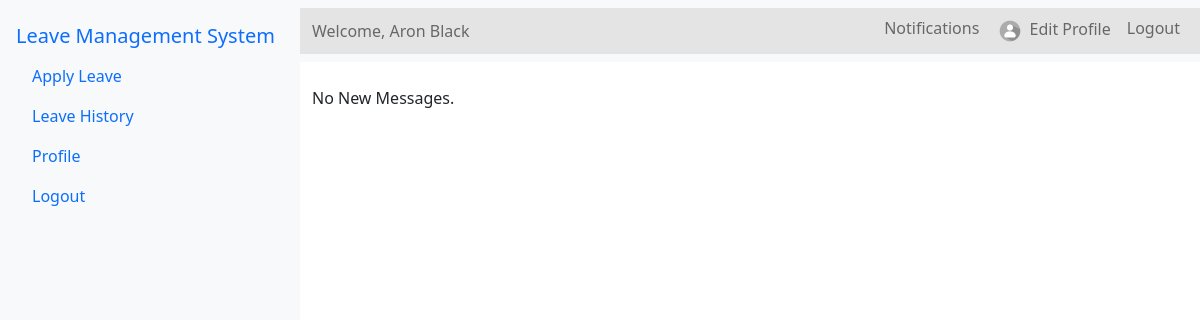
Before: /Source/employee/notification.php (signed in) with the older database file.
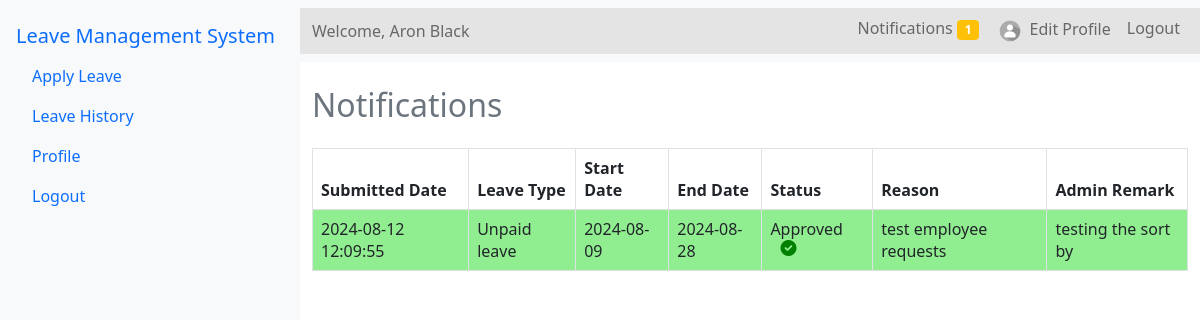
After: the same page with the newer database file.
### tables this page shows
CREATE TABLE `leave_list` (
  `E_id` int(11) NOT NULL,
  `leave_id` int(11) NOT NULL,
  `E_name` varchar(100) NOT NULL,
  `Leave_type` varchar(100) NOT NULL,
  `Start` varchar(100) NOT NULL,
  `End` varchar(100) NOT NULL,
  `Status` varchar(100) NOT NULL,
  `Comment` varchar(1000) NOT NULL,
  `A_id` int(11) NOT NULL,
  `a_remark` varchar(1000) NOT NULL,
  `seen` int(11) NOT NULL,
  `submission_date` datetime DEFAULT current_timestamp()
);

### Source/employee/notification.php (the view, shortened to what the changed rows need)
<?php
include '../config.php';
$email = $_SESSION['email'];
$stml = $conn->prepare("SELECT E_id, E_name FROM employees WHERE E_email = ?");
$stml->bind_param("s", $email);
$stml->execute();
$stml->store_result();
$stml->bind_result($id, $name);
$notification_query = "SELECT COUNT(*) as count FROM leave_list WHERE E_id = ? AND seen = 0";
$notification_stml = $conn->prepare($notification_query);
$notification_stml->bind_param("s", $id);
$notification_stml->execute();
$notification_result = $notification_stml->get_result();
$notification_row = $notification_result->fetch_assoc();
$notification_count = $notification_row['count'];
$status_changed_query = "SELECT * FROM leave_list WHERE E_id = ? AND seen = 0";
$status_changed_stml = $conn->prepare($status_changed_query);
$status_changed_stml->bind_param("s", $id);
$status_changed_stml->execute();
$status_changed_result = $status_changed_stml->get_result();
?>
<!DOCTYPE html>
<html lang="en">
<head>
    <link rel="stylesheet" href="../bootstrap-5.0.2-dist/css/bootstrap.min.css">
    <link rel="stylesheet" href="../css/e-dashboard.css">
    <link rel="stylesheet" href="https://cdnjs.cloudflare.com/ajax/libs/font-awesome/6.0.0-beta3/css/all.min.css">
    <link rel="stylesheet" href="../css/spinner.css">
</head>
<body>
<div class="d-flex">
    <div class="flex-grow-1">
        <nav class="navbar navbar-expand-lg navbar-light bg-light">
            <div class="container-fluid">
                <div class="collapse navbar-collapse" id="navbarNavDropdown">
                    <ul class="navbar-nav ms-auto">
                        <li class="nav-item">
                            <a class="nav-link" href="notification.php">
                                Notifications
                                <?php if ($notification_count > 0): ?>
                                    <span class="badge bg-warning"><?php echo $notification_count; ?></span>
                                <?php endif; ?>
                            </a>
                        </li>
                    </ul>
                </div>
            </div>
        </nav>
        <div class="container mt-4">
            <?php if ($status_changed_result->num_rows > 0): ?>
                <h2 class="text-secondary">Notifications</h2>
                <table class="table table-bordered mt-4">
                    <thead>
                        <tr>
                            <th>Submitted Date</th>
                            <th>Leave Type</th>
                            <th>Start Date</th>
                            <th>End Date</th>
                            <th>Status</th>
                            <th>Reason</th>
                            <th>Admin Remark</th>
                        </tr>
                    </thead>
                    <tbody>
                    <?php while ($row = $status_changed_result->fetch_assoc()): ?>
        <tr style="
            <?php if ($row['Status'] == 'Pending'): ?>
                background-color: yellow;
            <?php elseif ($row['Status'] == 'Approved'): ?>
                background-color: lightgreen;
            <?php elseif ($row['Status'] == 'Declined'): ?>
                background-color: lightcoral;
            <?php endif; ?>
        ">
            <td><?php echo htmlspecialchars($row['submission_date']); ?></td>
            <td><?php echo htmlspecialchars($row['Leave_type']); ?></td>
            <td><?php echo htmlspecialchars($row['Start']); ?></td>
            <td><?php echo htmlspecialchars($row['End']); ?></td>
            <td>
                <?php
                    echo htmlspecialchars($row['Status']);
                    if ($row['Status'] == 'Pending') {
                        echo '<i style="color: orange; margin-left: 24px;" class="fas fa-hourglass-start status-icon status-pending"></i>';
                    } elseif ($row['Status'] == 'Approved') {
                        echo '<i style="color: green; margin-left: 10px;" class="fas fa-check-circle status-icon status-approved"></i>';
                    } elseif ($row['Status'] == 'Declined') {
                        echo '<i style="color: red; margin-left: 18px;" class="fas fa-times-circle status-icon status-declined"></i>';
                    }
                ?>
            </td>
            <td><?php echo htmlspecialchars($row['Comment']); ?></td>
            <td><?php echo htmlspecialchars($row['a_remark']); ?></td>
        </tr>
    <?php endwhile; ?>
                    </tbody>
                </table>
            <?php else: ?>
                <p>No New Messages.</p>
            <?php endif; ?>
        </div>
    </div>
</div>
</body>
</html>

Changed rows visible on the page:
added leave_list: submission_date "2024-08-12 12:09:55", Leave_type "Unpaid leave", Start "2024-08-09", End "2024-08-28", Status "Approved", Comment "test employee requests", a_remark "testing the sort by"
Other visible differences:
$notification_count: (not shown) → "1"
text no longer shown: "No New Messages."
text now shown: "Notifications Submitted Date Leave Type Start Date End Date Status Reason Admin Remark"
